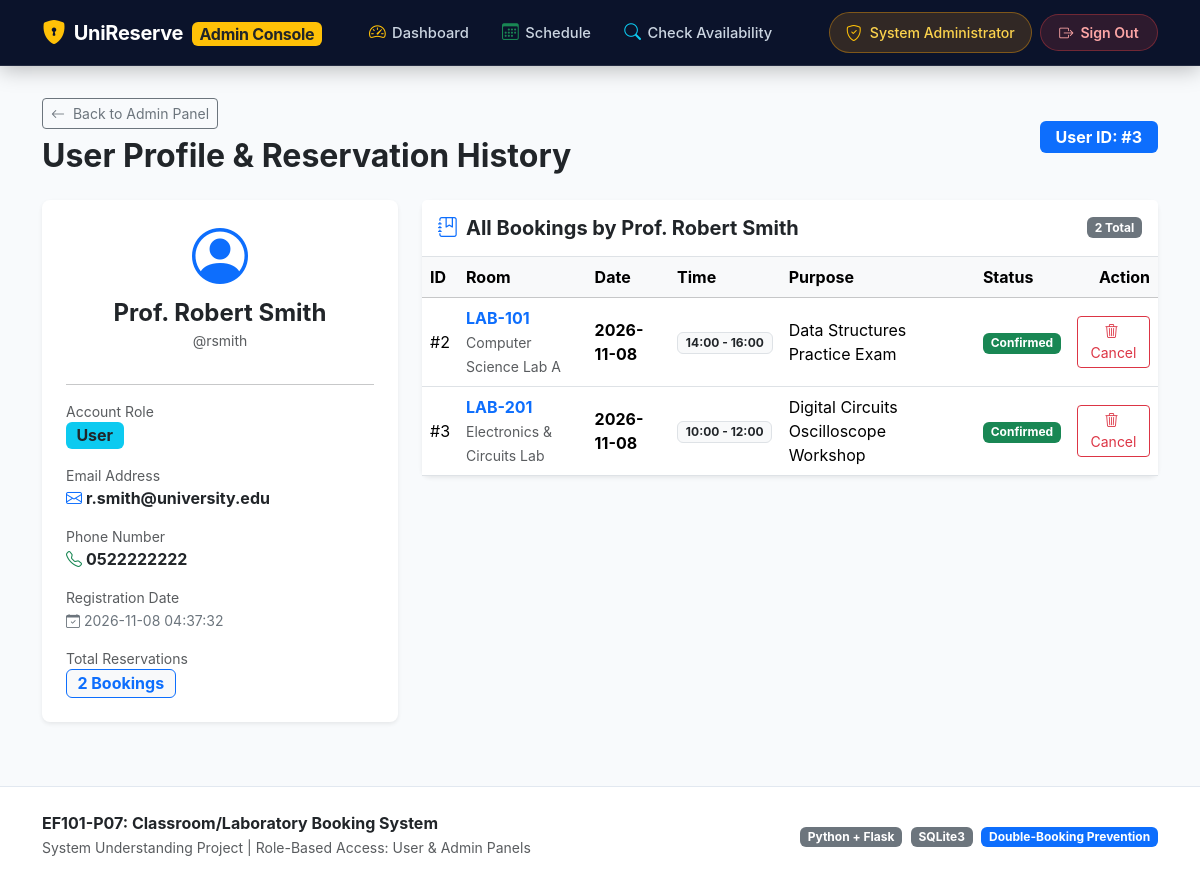
Page /admin/user/3 (signed in) on the committed database.
### tables this page shows
CREATE TABLE users (
            id INTEGER PRIMARY KEY AUTOINCREMENT,
            username TEXT UNIQUE NOT NULL,
            password TEXT NOT NULL,
            name TEXT NOT NULL,
            email TEXT UNIQUE NOT NULL,
            phone TEXT UNIQUE NOT NULL,
            role TEXT NOT NULL DEFAULT 'User',
            created_at TEXT NOT NULL
        );

CREATE TABLE bookings (
            id INTEGER PRIMARY KEY AUTOINCREMENT,
            room_id TEXT NOT NULL,
            user_id INTEGER,
            user_name TEXT NOT NULL,
            user_email TEXT NOT NULL,
            booking_date TEXT NOT NULL,
            start_time TEXT NOT NULL,
            end_time TEXT NOT NULL,
            purpose TEXT NOT NULL,
            status TEXT NOT NULL DEFAULT 'Confirmed',
            created_at TEXT NOT NULL,
            FOREIGN KEY (room_id) REFERENCES rooms(id) ON DELETE CASCADE,
            FOREIGN KEY (user_id) REFERENCES users(id) ON DELETE SET NULL
        );

CREATE TABLE rooms (
            id TEXT PRIMARY KEY,
            name TEXT NOT NULL,
            room_type TEXT NOT NULL,
            location TEXT NOT NULL,
            capacity INTEGER NOT NULL,
            equipment TEXT NOT NULL,
            description TEXT
        );

### app.py (the view)
@app.route("/admin/user/<int:user_id>")
def admin_user_details(user_id):
    if session.get("role") != "Admin":
        flash("Access Denied.", "danger")
        return redirect(url_for("index"))
    conn = database.get_db()
    cursor = conn.cursor()
    cursor.execute("SELECT * FROM users WHERE id = ?", (user_id,))
    user = cursor.fetchone()
    if not user:
        conn.close()
        flash("User not found.", "danger")
        return redirect(url_for("admin_panel"))
    cursor.execute("""
        SELECT b.*, r.name as room_name, r.location
        FROM bookings b
        JOIN rooms r ON b.room_id = r.id
        WHERE b.user_id = ? OR b.user_email = ?
        ORDER BY b.booking_date DESC, b.start_time DESC
    """, (user_id, user["email"]))
    user_bookings = cursor.fetchall()
    conn.close()
    return render_template("admin_user_detail.html", user=user, user_bookings=user_bookings)

### app.py (called while the page is built)
@app.before_request
def require_login():
    public_endpoints = ["login", "register", "static"]
    if request.endpoint and request.endpoint not in public_endpoints:
        if "user_id" not in session:
            return redirect(url_for("login"))

@app.context_processor
def inject_user():
    return {
        "current_user": {
            "id": session.get("user_id"),
            "username": session.get("username"),
            "name": session.get("user_name"),
            "email": session.get("user_email"),
            "role": session.get("role")
        }
    }

### database.py (called while the page is built)
def get_db():
    conn = sqlite3.connect(DB_FILE)
    conn.row_factory = sqlite3.Row
    conn.execute("PRAGMA foreign_keys = ON")
    return conn

### templates/admin_user_detail.html (shortened to what this page needs)
{% extends "base.html" %}
{% block content %}
<div class="mb-4 d-flex justify-content-between align-items-center">
    <div>
        <a href="{{ url_for('admin_panel') }}" class="btn btn-outline-secondary btn-sm mb-2">
            <i class="bi bi-arrow-left me-1"></i> Back to Admin Panel
        </a>
        <h2 class="fw-bold text-dark mb-0">User Profile & Reservation History</h2>
    </div>
    <span class="badge bg-primary fs-6 px-3 py-2">User ID: #{{ user.id }}</span>
</div>
<div class="row g-4">
    <div class="col-lg-4">
        <div class="card bg-white shadow-sm border-0 rounded-3 p-4">
            <div class="text-center mb-3">
                <i class="bi bi-person-circle display-4 text-primary"></i>
                <h4 class="fw-bold mt-2 mb-0">{{ user.name }}</h4>
                <span class="text-muted small">@{{ user.username }}</span>
            </div>
            <hr>
            <ul class="list-unstyled mb-0">
                <li class="mb-3">
                    <span class="text-muted small d-block">Account Role</span>
                    <span class="badge {% if user.role == 'Admin' %}bg-warning text-dark{% else %}bg-info text-dark{% endif %} fs-6">
                        {{ user.role }}
                    </span>
                </li>
                <li class="mb-3">
                    <span class="text-muted small d-block">Email Address</span>
                    <strong class="text-break"><i class="bi bi-envelope me-1 text-primary"></i>{{ user.email }}</strong>
                </li>
                <li class="mb-3">
                    <span class="text-muted small d-block">Phone Number</span>
                    <strong><i class="bi bi-telephone me-1 text-success"></i>{{ user.phone }}</strong>
                </li>
                <li class="mb-3">
                    <span class="text-muted small d-block">Registration Date</span>
                    <small class="text-secondary"><i class="bi bi-calendar-check me-1"></i>{{ user.created_at }}</small>
                </li>
                <li>
                    <span class="text-muted small d-block">Total Reservations</span>
                    <span class="badge bg-light text-primary border border-primary fs-6">
                        {{ user_bookings|length }} Bookings
                    </span>
                </li>
            </ul>
        </div>
    </div>
    <div class="col-lg-8">
        <div class="card bg-white shadow-sm border-0 rounded-3">
            <div class="card-header bg-white py-3 border-bottom d-flex justify-content-between align-items-center">
                <h5 class="mb-0 fw-bold">
                    <i class="bi bi-journal-bookmark me-2 text-primary"></i>All Bookings by {{ user.name }}
                </h5>
                <span class="badge bg-secondary">{{ user_bookings|length }} Total</span>
            </div>
            <div class="card-body p-0">
                {% if user_bookings %}
                    <div class="table-responsive">
                        <table class="table table-hover align-middle mb-0">
                            <thead class="table-light">
                                <tr>
                                    <th>ID</th>
                                    <th>Room</th>
                                    <th>Date</th>
                                    <th>Time</th>
                                    <th>Purpose</th>
                                    <th>Status</th>
                                    <th class="text-end">Action</th>
                                </tr>
                            </thead>
                            <tbody>
                                {% for b in user_bookings %}
                                    <tr>
                                        <td>#{{ b.id }}</td>
                                        <td>
                                            <span class="fw-bold text-primary">{{ b.room_id }}</span><br>
                                            <small class="text-muted">{{ b.room_name }}</small>
                                        </td>
                                        <td><strong>{{ b.booking_date }}</strong></td>
                                        <td>
                                            <span class="badge bg-light text-dark border">
                                                {{ b.start_time }} - {{ b.end_time }}
                                            </span>
                                        </td>
                                        <td>{{ b.purpose }}</td>
                                        <td>
                                            {% if b.status == 'Confirmed' %}
                                                <span class="badge bg-success">Confirmed</span>
                                            {% else %}
                                                <span class="badge bg-secondary">Cancelled</span>
                                            {% endif %}
                                        </td>
                                        <td class="text-end">
                                            {% if b.status == 'Confirmed' %}
                                                <form method="POST" action="{{ url_for('cancel_booking', booking_id=b.id) }}"
                                                      onsubmit="return confirm('Admin Cancel: Cancel Booking #{{ b.id }} for this user?');" class="d-inline">
                                                    <button type="submit" class="btn btn-outline-danger btn-sm">
                                                        <i class="bi bi-trash3 me-1"></i> Cancel
                                                    </button>
                                                </form>
                                            {% else %}
                                                <span class="text-muted small">None</span>
                                            {% endif %}
                                        </td>
                                    </tr>
                                {% endfor %}
                            </tbody>
                        </table>
                    </div>
                {% else %}
                    <div class="p-5 text-center text-muted">
                        <i class="bi bi-calendar2-x fs-1 d-block mb-2"></i>
                        This user has not made any room reservations yet.
                    </div>
                {% endif %}
            </div>
        </div>
    </div>
</div>
{% endblock %}

### static/css/style.css (style rules this page uses)
:root { --primary-color: #1e3a8a; --primary-light: #3b82f6; --accent-color: #0d9488; --bg-light: #f8fafc; --card-border: #e2e8f0; }
body { font-family: -apple-system, BlinkMacSystemFont, "Segoe UI", Roboto, "Helvetica Neue", Arial, sans-serif; background-color: var(--bg-light); color: #1e293b; min-height: 100vh; display: flex; flex-direction: column; }
.card { border: 1px solid var(--card-border); border-radius: 12px; box-shadow: 0 1px 3px rgba(0, 0, 0, 0.05); transition: transform 0.2s ease, box-shadow 0.2s ease; }

### rows in the picture
users: id "3", name "Prof. Robert Smith", username "rsmith", role "User", email "r.smith@university.edu", phone "0522222222", created_at "2026-11-08 04:37:32"
bookings: id "2", room_id "LAB-101", room_name "Computer Science Lab A", booking_date "2026-11-08", start_time "14:00", end_time "16:00", purpose "Data Structures Practice Exam", status "Confirmed"
bookings: id "3", room_id "LAB-201", room_name "Electronics & Circuits Lab", booking_date "2026-11-08", start_time "10:00", end_time "12:00", purpose "Digital Circuits Oscilloscope Workshop", status "Confirmed"

### other values in the picture
{{ current_user.name }} "System Administrator"
{{ user_bookings|length }} "2"
